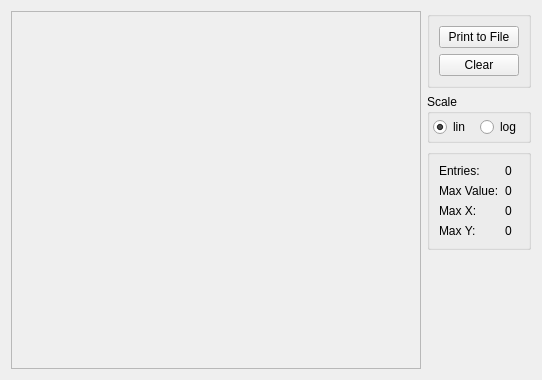
<?xml version="1.0" encoding="UTF-8"?>
<ui version="4.0">
 <class>Hist2DWidget</class>
 <widget class="QWidget" name="Hist2DWidget">
  <property name="geometry">
   <rect>
    <x>0</x>
    <y>0</y>
    <width>542</width>
    <height>380</height>
   </rect>
  </property>
  <layout class="QGridLayout" name="gridLayout">
   <item row="0" column="0">
    <widget class="QwtPlot" name="plot">
     <property name="sizePolicy">
      <sizepolicy hsizetype="Expanding" vsizetype="Expanding">
       <horstretch>0</horstretch>
       <verstretch>0</verstretch>
      </sizepolicy>
     </property>
     <property name="frameShape">
      <enum>QFrame::StyledPanel</enum>
     </property>
     <property name="frameShadow">
      <enum>QFrame::Raised</enum>
     </property>
    </widget>
   </item>
   <item row="0" column="1">
    <layout class="QVBoxLayout" name="controlsLayout">
     <item>
      <widget class="QGroupBox" name="groupBox">
       <property name="sizePolicy">
        <sizepolicy hsizetype="Minimum" vsizetype="Preferred">
         <horstretch>0</horstretch>
         <verstretch>0</verstretch>
        </sizepolicy>
       </property>
       <property name="title">
        <string/>
       </property>
       <layout class="QGridLayout" name="gridLayout_2">
        <item row="0" column="0">
         <widget class="QPushButton" name="pb_export">
          <property name="text">
           <string>Print to File</string>
          </property>
         </widget>
        </item>
        <item row="1" column="0">
         <widget class="QPushButton" name="pb_clear">
          <property name="text">
           <string>Clear</string>
          </property>
         </widget>
        </item>
       </layout>
      </widget>
     </item>
     <item>
      <widget class="QGroupBox" name="groupBox_3">
       <property name="title">
        <string>Scale</string>
       </property>
       <layout class="QHBoxLayout" name="horizontalLayout">
        <property name="spacing">
         <number>1</number>
        </property>
        <property name="leftMargin">
         <number>3</number>
        </property>
        <property name="topMargin">
         <number>3</number>
        </property>
        <property name="rightMargin">
         <number>3</number>
        </property>
        <property name="bottomMargin">
         <number>3</number>
        </property>
        <item>
         <widget class="QRadioButton" name="scaleLin">
          <property name="text">
           <string>lin</string>
          </property>
          <property name="checked">
           <bool>true</bool>
          </property>
          <attribute name="buttonGroup">
           <string notr="true">linLogGroup</string>
          </attribute>
         </widget>
        </item>
        <item>
         <widget class="QRadioButton" name="scaleLog">
          <property name="text">
           <string>log</string>
          </property>
          <attribute name="buttonGroup">
           <string notr="true">linLogGroup</string>
          </attribute>
         </widget>
        </item>
       </layout>
      </widget>
     </item>
     <item>
      <widget class="QGroupBox" name="groupBox_2">
       <property name="title">
        <string/>
       </property>
       <layout class="QFormLayout" name="formLayout">
        <item row="0" column="0">
         <widget class="QLabel" name="label">
          <property name="text">
           <string>Entries:</string>
          </property>
         </widget>
        </item>
        <item row="0" column="1">
         <widget class="QLabel" name="label_numberOfEntries">
          <property name="text">
           <string>0</string>
          </property>
         </widget>
        </item>
        <item row="1" column="0">
         <widget class="QLabel" name="label_2">
          <property name="text">
           <string>Max Value:</string>
          </property>
         </widget>
        </item>
        <item row="1" column="1">
         <widget class="QLabel" name="label_maxValue">
          <property name="text">
           <string>0</string>
          </property>
         </widget>
        </item>
        <item row="2" column="0">
         <widget class="QLabel" name="label_3">
          <property name="text">
           <string>Max X: </string>
          </property>
         </widget>
        </item>
        <item row="3" column="0">
         <widget class="QLabel" name="label_4">
          <property name="text">
           <string>Max Y:</string>
          </property>
         </widget>
        </item>
        <item row="2" column="1">
         <widget class="QLabel" name="label_maxX">
          <property name="text">
           <string>0</string>
          </property>
         </widget>
        </item>
        <item row="3" column="1">
         <widget class="QLabel" name="label_maxY">
          <property name="text">
           <string>0</string>
          </property>
         </widget>
        </item>
       </layout>
      </widget>
     </item>
     <item>
      <spacer name="verticalSpacer">
       <property name="orientation">
        <enum>Qt::Vertical</enum>
       </property>
       <property name="sizeHint" stdset="0">
        <size>
         <width>20</width>
         <height>40</height>
        </size>
       </property>
      </spacer>
     </item>
     <item>
      <widget class="QLabel" name="label_cursorInfo">
       <property name="text">
        <string/>
       </property>
      </widget>
     </item>
    </layout>
   </item>
  </layout>
 </widget>
 <customwidgets>
  <customwidget>
   <class>QwtPlot</class>
   <extends>QFrame</extends>
   <header>qwt_plot.h</header>
   <container>1</container>
  </customwidget>
 </customwidgets>
 <resources/>
 <connections/>
 <buttongroups>
  <buttongroup name="linLogGroup"/>
 </buttongroups>
</ui>
